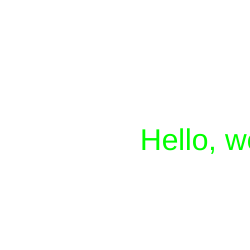
Frame 1 (no input)
Frame 60 (no input): identical to frame 1, image omitted
Frame 120 (the mouse pressed at the canvas centre since frame 60): identical to frame 1, image omitted

The p5.js sketch that drew this single still picture (run headless with seeded random() and noise() and a simulated clock; from frame 60 on, the mouse is pressed at the canvas centre):

// p5.js sketch
// ── sketch.js
// setup function - used for commands that need to run only once
function setup()
{
  // only put code here that you want to happen one time,
  // at the start of your program

  // create a canvas element on the page
  createCanvas(250, 250);

  // set a larger text size
  textSize(30);

  // set a fill color
  fill(0, 255, 0);

  // write some text
  text("Hello, world!", 140, 150);
}

// draw function - used for commands that need to be repeated
function draw()
{
}
